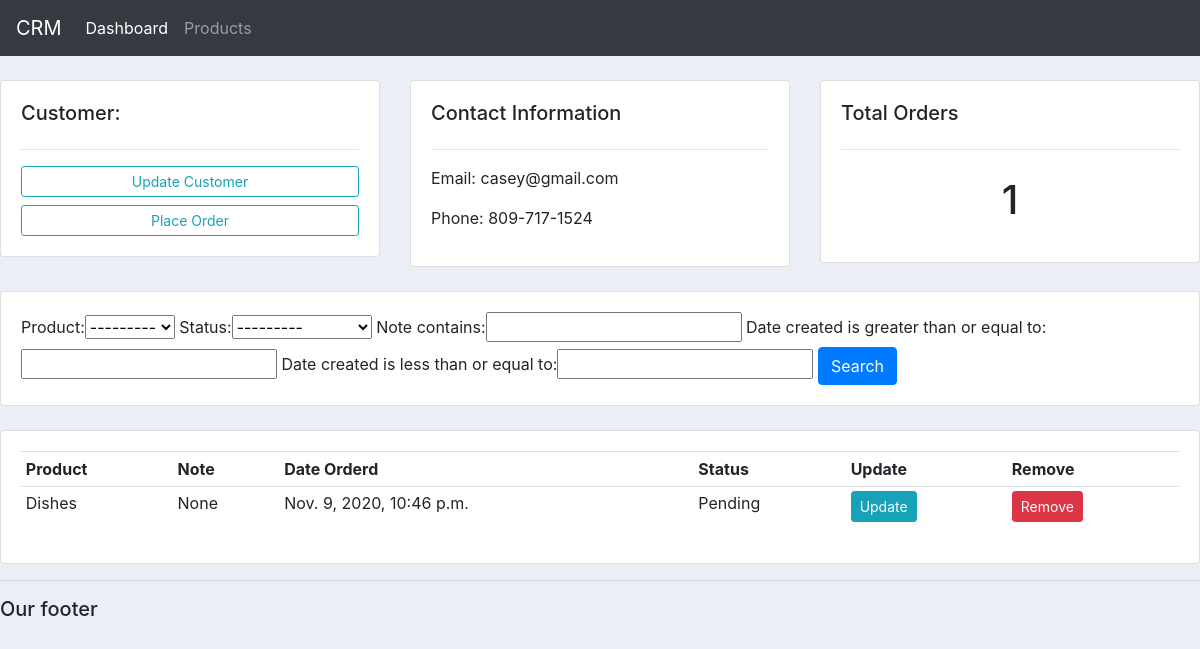
/customers/2/, run on an earlier commit of the app's database.
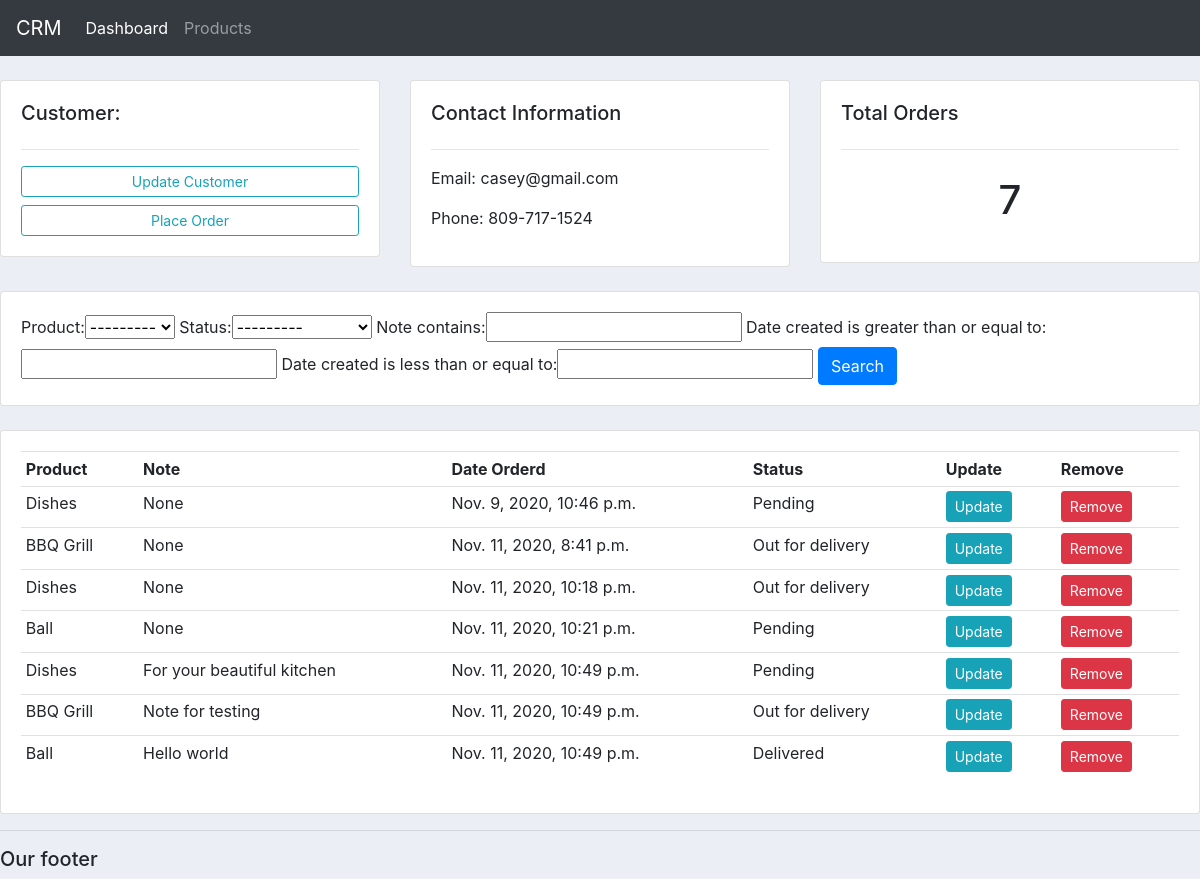
And on a later commit of the database.
### accounts/models.py (models this page shows)
class Order(models.Model):
    STATUS = (
        ('Pending', 'Pending'),
        ('Out for delivery', 'Out for delivery'),
        ('Delivered', 'Delivered'),
    )
    customer = models.ForeignKey(Customer, null=True, on_delete = models.SET_NULL)
    product = models.ForeignKey(Product, null=True, on_delete = models.SET_NULL)
    date_created = date_created = models.DateTimeField(auto_now_add=True, null=True)
    status = models.CharField(max_length=100, null=True, choices=STATUS)
    note = models.CharField(max_length=1000, null=True)

class Product(models.Model):
    CATEGORY = (
        ('Indoor', 'Indoor'),
        ('Outdoor', 'Outdoor'),
    )
    name = models.CharField(max_length=100, null=True)
    price = models.FloatField(null=True)
    category = models.CharField(max_length=100, null=True, choices=CATEGORY)
    description = models.CharField(max_length=100, null=True, blank=True)
    date_created = date_created = models.DateTimeField(auto_now_add=True, null=True)
    tags = models.ManyToManyField(Tag)
    def __str__(self):
        return self.name

### accounts/views.py (the view)
# urls.py: path('customers/<str:pk>/', views.customers, name="customers"),
def customers(request, pk):
    customer = Customer.objects.get(id=pk)
    orders = customer.order_set.all()
    orders_count = orders.count()
    myFilter = OrderFilter(request.GET, queryset=orders)
    orders = myFilter.qs
    context = {'customer': customer, 'orders': orders, 'orders_count': orders_count,
    'myFilter': myFilter}
    return render(request, 'accounts/customers.html', context)

### accounts/templates/accounts/customers.html
{% extends 'accounts/main.html' %}
{% block content %}
<br>
<div class="row">
	<div class="col-md">
		<div class="card card-body">
			<h5>Customer:</h5>
			<hr>
			<a class="btn btn-outline-info  btn-sm btn-block" href="">Update Customer</a>
			<a class="btn btn-outline-info  btn-sm btn-block" href="{% url 'create_order' customer.id %}">Place Order</a>
		</div>
	</div>
	<div class="col-md">
		<div class="card card-body">
			<h5>Contact Information</h5>
			<hr>
			<p>Email: {{customer.email}}</p>
			<p>Phone: {{customer.phone}}</p>
		</div>
	</div>
	<div class="col-md">
		<div class="card card-body">
			<h5>Total Orders</h5>
			<hr>
			<h1 style="text-align: center;padding: 10px">{{orders_count}}</h1>
		</div>
	</div>
</div>
<br>
<div class="row">
	<div class="col">
		<div class="card card-body">
			<form method="get">
				{{myFilter.form}}
		    <button class="btn btn-primary" type="submit">Search</button>
		  </form>
		</div>
	</div>
</div>
<br>
<div class="row">
	<div class="col-md">
		<div class="card card-body">
			<table class="table table-sm">
				<tr>
					<th>Product</th>
					<th>Note</th>
					<th>Date Orderd</th>
					<th>Status</th>
					<th>Update</th>
					<th>Remove</th>
				</tr>
				{% for order in orders %}
					<tr>
						<td>{{order.product}}</td>
						<td>{{order.note}}</td>
						<td>{{order.date_created}}</td>
						<td>{{order.status}}</td>
						<td><a class="btn btn-sm btn-info" href="{% url 'update_order' order.id %}">Update</a></td>
						<td><a class="btn btn-sm btn-danger" href="{% url 'delete_order' order.id %}">Remove</a></td>
					</tr>
				{% endfor %}
			</table>
		</div>
	</div>
</div>
{% endblock %}

What changed in the data, as far as the page shows it:
added Order: product "BBQ Grill", note "None", date_created "Nov. 11, 2020, 8:41 p.m.", status "Out for delivery"
added Order: product "Dishes", note "None", date_created "Nov. 11, 2020, 10:18 p.m.", status "Out for delivery"
added Order: product "Ball", note "None", date_created "Nov. 11, 2020, 10:21 p.m.", status "Pending"
added Order: product "Dishes", note "For your beautiful kitchen", date_created "Nov. 11, 2020, 10:49 p.m.", status "Pending"
added Order: product "BBQ Grill", note "Note for testing", date_created "Nov. 11, 2020, 10:49 p.m.", status "Out for delivery"
added Order: product "Ball", note "Hello world", date_created "Nov. 11, 2020, 10:49 p.m.", status "Delivered"
Also different on the page:
{{ orders_count }}: "1" → "7"
